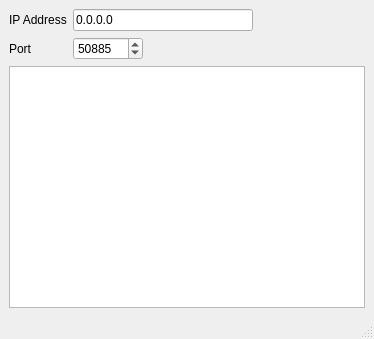
<?xml version="1.0" encoding="UTF-8"?>
<ui version="4.0">
 <class>MainWindow</class>
 <widget class="QMainWindow" name="MainWindow">
  <property name="geometry">
   <rect>
    <x>0</x>
    <y>0</y>
    <width>374</width>
    <height>339</height>
   </rect>
  </property>
  <property name="sizePolicy">
   <sizepolicy hsizetype="Minimum" vsizetype="Minimum">
    <horstretch>0</horstretch>
    <verstretch>0</verstretch>
   </sizepolicy>
  </property>
  <property name="windowTitle">
   <string>MainWindow</string>
  </property>
  <widget class="QWidget" name="centralwidget">
   <layout class="QVBoxLayout" name="verticalLayout">
    <item>
     <layout class="QGridLayout" name="gridLayout">
      <item row="1" column="0">
       <widget class="QLabel" name="label_2">
        <property name="text">
         <string>Port</string>
        </property>
       </widget>
      </item>
      <item row="0" column="1">
       <widget class="QLineEdit" name="lineEdit_IP">
        <property name="sizePolicy">
         <sizepolicy hsizetype="Fixed" vsizetype="Fixed">
          <horstretch>0</horstretch>
          <verstretch>0</verstretch>
         </sizepolicy>
        </property>
        <property name="minimumSize">
         <size>
          <width>180</width>
          <height>0</height>
         </size>
        </property>
        <property name="text">
         <string>0.0.0.0</string>
        </property>
        <property name="readOnly">
         <bool>true</bool>
        </property>
       </widget>
      </item>
      <item row="0" column="0">
       <widget class="QLabel" name="label">
        <property name="text">
         <string>IP Address</string>
        </property>
       </widget>
      </item>
      <item row="1" column="1">
       <widget class="QSpinBox" name="spinBox_port">
        <property name="sizePolicy">
         <sizepolicy hsizetype="Fixed" vsizetype="Fixed">
          <horstretch>0</horstretch>
          <verstretch>0</verstretch>
         </sizepolicy>
        </property>
        <property name="minimumSize">
         <size>
          <width>70</width>
          <height>0</height>
         </size>
        </property>
        <property name="maximum">
         <number>65536</number>
        </property>
        <property name="value">
         <number>50885</number>
        </property>
       </widget>
      </item>
      <item row="0" column="2">
       <spacer name="horizontalSpacer">
        <property name="orientation">
         <enum>Qt::Horizontal</enum>
        </property>
        <property name="sizeHint" stdset="0">
         <size>
          <width>40</width>
          <height>20</height>
         </size>
        </property>
       </spacer>
      </item>
     </layout>
    </item>
    <item>
     <widget class="QTextBrowser" name="textBrowser_log">
      <property name="sizePolicy">
       <sizepolicy hsizetype="Minimum" vsizetype="Minimum">
        <horstretch>0</horstretch>
        <verstretch>0</verstretch>
       </sizepolicy>
      </property>
      <property name="minimumSize">
       <size>
        <width>350</width>
        <height>200</height>
       </size>
      </property>
     </widget>
    </item>
   </layout>
  </widget>
  <widget class="QMenuBar" name="menubar">
   <property name="geometry">
    <rect>
     <x>0</x>
     <y>0</y>
     <width>374</width>
     <height>24</height>
    </rect>
   </property>
  </widget>
  <widget class="QStatusBar" name="statusbar"/>
 </widget>
 <resources/>
 <connections/>
</ui>
